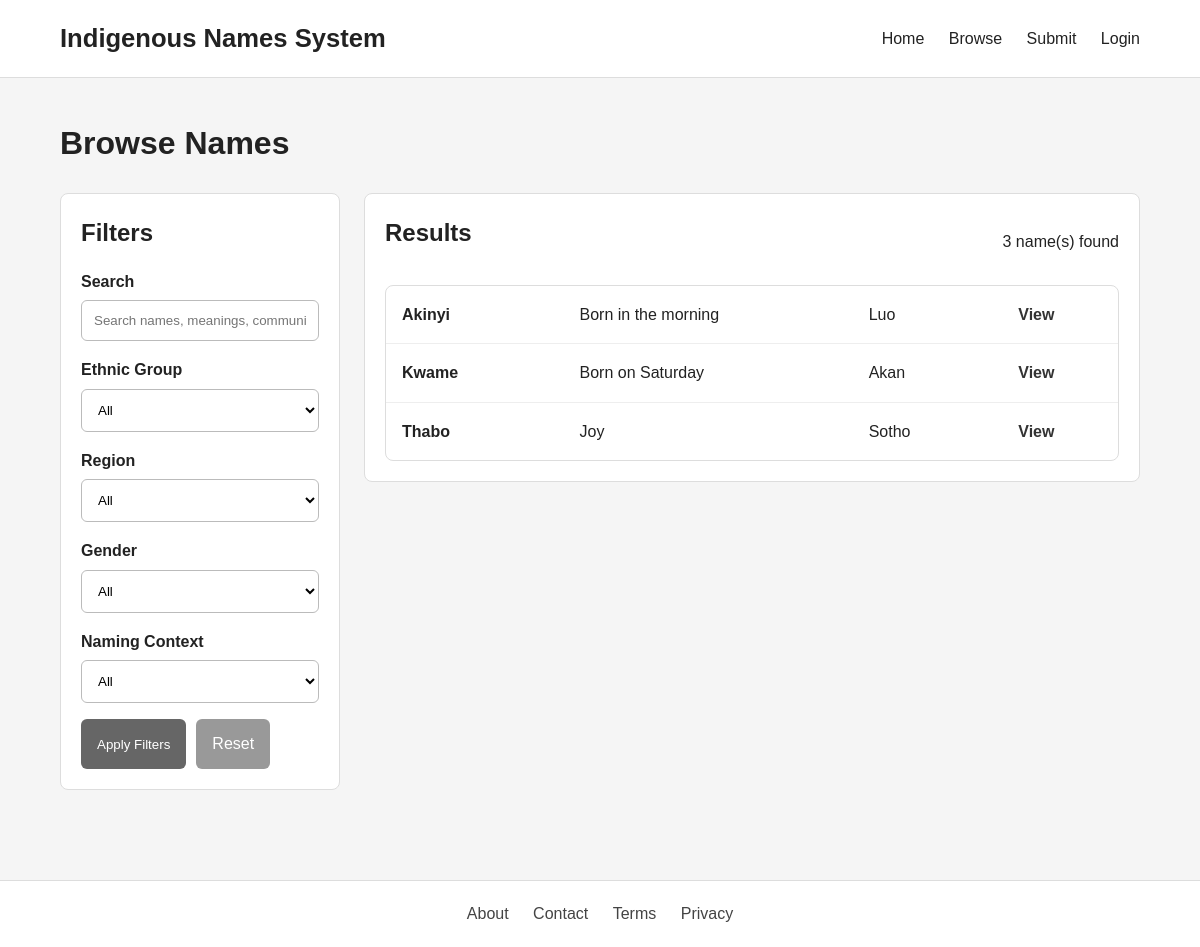
Screenshot of /browse.php with the database file from the repository.
### tables this page shows
CREATE TABLE IF NOT EXISTS name_entries (
    id INT AUTO_INCREMENT PRIMARY KEY,
    name VARCHAR(150) NOT NULL,
    meaning TEXT NOT NULL,
    ethnic_group VARCHAR(150) NOT NULL,
    region VARCHAR(150) DEFAULT NULL,
    gender ENUM('male', 'female', 'unisex', 'other') DEFAULT 'unisex',
    naming_context VARCHAR(255) DEFAULT NULL,
    cultural_explanation TEXT,
    sources TEXT,
    status ENUM('pending', 'approved', 'rejected') NOT NULL DEFAULT 'pending',
    created_by INT DEFAULT NULL,
    created_at TIMESTAMP DEFAULT CURRENT_TIMESTAMP,
    updated_at TIMESTAMP DEFAULT CURRENT_TIMESTAMP ON UPDATE CURRENT_TIMESTAMP,
    CONSTRAINT fk_name_entries_user
        FOREIGN KEY (created_by) REFERENCES users(id)
        ON DELETE SET NULL
);

### public/browse.php (the view, shortened to what this page needs)
<?php
require_once __DIR__ . '/../includes/db.php';
$search = trim($_GET['q'] ?? '');
$page = max(1, (int)($_GET['page'] ?? 1));
$perPage = 6;
$offset = ($page - 1) * $perPage;
$where = ["status = 'approved'"];
$params = [];
$whereSql = implode(' AND ', $where);
$countSql = "SELECT COUNT(*) FROM name_entries WHERE {$whereSql}";
$countStmt = $pdo->prepare($countSql);
$countStmt->execute($params);
$totalResults = (int) $countStmt->fetchColumn();
$sql = "
    SELECT id, name, meaning, ethnic_group, region, gender, naming_context
    FROM name_entries
    WHERE {$whereSql}
    ORDER BY created_at DESC
    LIMIT :limit OFFSET :offset
";
$stmt = $pdo->prepare($sql);
$stmt->bindValue(':limit', $perPage, PDO::PARAM_INT);
$stmt->bindValue(':offset', $offset, PDO::PARAM_INT);
$stmt->execute();
$names = $stmt->fetchAll();
require_once __DIR__ . '/../includes/header.php';
?>
<main class="container page-section">
    <h1>Browse Names</h1>
    <form method="get" class="browse-layout">
        <aside class="filters-panel">
            <h2>Filters</h2>
            <div class="form-group">
                <label for="q">Search</label>
                <input type="text" id="q" name="q" value="<?= htmlspecialchars($search) ?>" placeholder="Search names, meanings, communities">
            </div>
            <div class="form-group">
                <label for="ethnic_group">Ethnic Group</label>
                <select id="ethnic_group" name="ethnic_group">
                    <option value="">All</option>
                </select>
            </div>
            <div class="form-group">
                <label for="region">Region</label>
                <select id="region" name="region">
                    <option value="">All</option>
                </select>
            </div>
            <div class="form-group">
                <label for="gender">Gender</label>
                <select id="gender" name="gender">
                    <option value="">All</option>
                </select>
            </div>
            <div class="form-group">
                <label for="naming_context">Naming Context</label>
                <select id="naming_context" name="naming_context">
                    <option value="">All</option>
                </select>
            </div>
            <div class="filter-actions">
                <button type="submit">Apply Filters</button>
                <a class="button-link" href="browse.php">Reset</a>
            </div>
        </aside>
        <section class="results-panel">
            <div class="results-header">
                <h2>Results</h2>
                <p><?= $totalResults ?> name(s) found</p>
            </div>
            <?php if (!empty($names)): ?>
                <div class="name-list">
                    <?php foreach ($names as $entry): ?>
                        <div class="name-row">
                            <div class="name-col strong"><?= htmlspecialchars($entry['name']) ?></div>
                            <div class="name-col"><?= htmlspecialchars($entry['meaning']) ?></div>
                            <div class="name-col"><?= htmlspecialchars($entry['ethnic_group']) ?></div>
                            <div class="name-col">
                                <a href="name.php?id=<?= (int) $entry['id'] ?>">View</a>
                            </div>
                        </div>
                    <?php endforeach; ?>
                </div>
            <?php else: ?>
                <p>No names matched your search.</p>
            <?php endif; ?>
        </section>
    </form>
</main>
<?php require_once __DIR__ . '/../includes/footer.php'; ?>

### public/assets/css/style.css (style rules this page uses)
* { box-sizing: border-box; margin: 0; padding: 0; font-family: Arial, sans-serif; }
body { background: #f5f5f5; color: #222; line-height: 1.6; }
.container { width: 90%; max-width: 1100px; margin: 0 auto; }
.name-list { background: white; border: 1px solid #ddd; border-radius: 8px; overflow: hidden; }
.name-row { display: grid; grid-template-columns: 1.2fr 2fr 1fr 0.6fr; gap: 10px; padding: 16px; border-bottom: 1px solid #eee; align-items: center; }
.name-row:last-child { border-bottom: none; }
.name-col.strong { font-weight: bold; }
.name-col a { text-decoration: none; color: #333; font-weight: bold; }
.page-section { padding: 40px 0; }
.browse-layout { display: grid; grid-template-columns: 280px 1fr; gap: 24px; align-items: start; margin-top: 24px; }
.filters-panel, .results-panel, .detail-card { background: #fff; border: 1px solid #ddd; border-radius: 8px; padding: 20px; }
.filters-panel h2, .results-panel h2 { margin-bottom: 16px; }
.form-group { margin-bottom: 16px; }
.form-group label { display: block; font-weight: bold; margin-bottom: 6px; }
.form-group input, .form-group select, .form-group textarea { width: 100%; padding: 12px; border: 1px solid #bbb; border-radius: 6px; background: #fff; }
.filter-actions { display: flex; gap: 10px; flex-wrap: wrap; }
.filter-actions button, .button-link { display: inline-block; padding: 12px 16px; border-radius: 6px; border: none; background: #666; color: #fff; text-decoration: none; cursor: pointer; }
.button-link { background: #999; }
.results-header { display: flex; justify-content: space-between; align-items: center; margin-bottom: 16px; gap: 15px; flex-wrap: wrap; }

### rows the page displays
name_entries: name "Akinyi", meaning "Born in the morning", ethnic_group "Luo"
name_entries: name "Kwame", meaning "Born on Saturday", ethnic_group "Akan"
name_entries: name "Thabo", meaning "Joy", ethnic_group "Sotho"

### other values shown
$totalResults "3"
